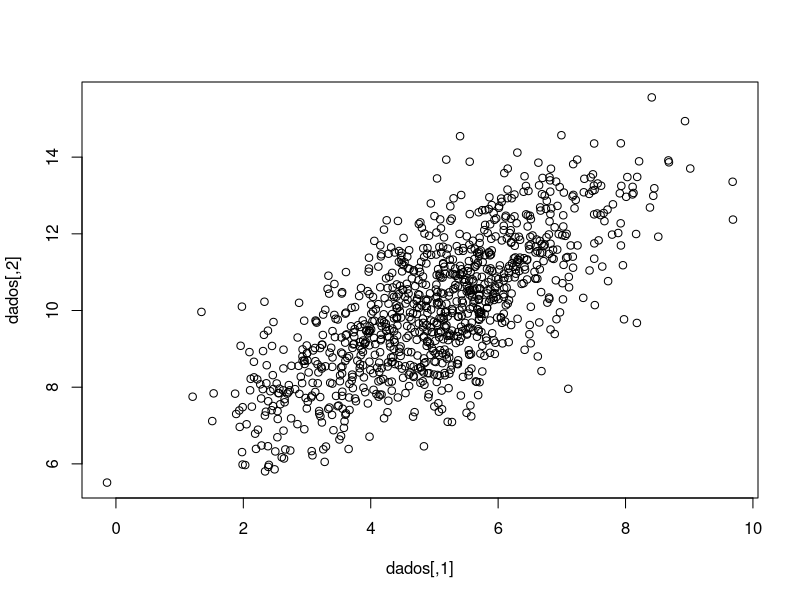

Here is the R script that generated this plot:
## Carrega o pacote
library(mvtnorm)

media <- c(5, 10)
cov <- matrix(c(2, 1.8, 1.8, 3), nrow = 2, byrow = TRUE)
dados <- rmvnorm(n = 1000, mean = media, sigma = cov)
str(dados)
plot(dados)
